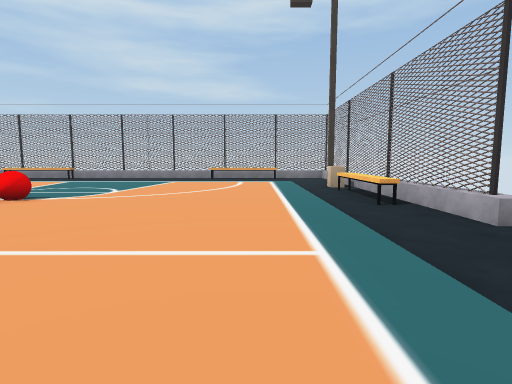
view 1 (above)

12 first-person views from a walk through a Unity game level. The camera is 1.3 m above the floor, tilts 6° down and sees 80° across. The floor is counted in squares, 2 m on a side. Each view is taken from the middle of a square. On the plan, view 1 faces up. The plan holds only what a view shows up to about 10 squares ahead; the rest is blank. The player is left out.

view 2
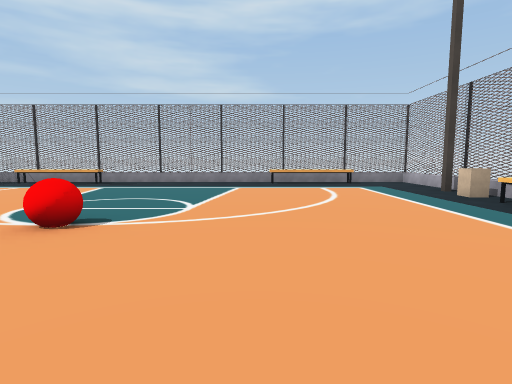

view 3
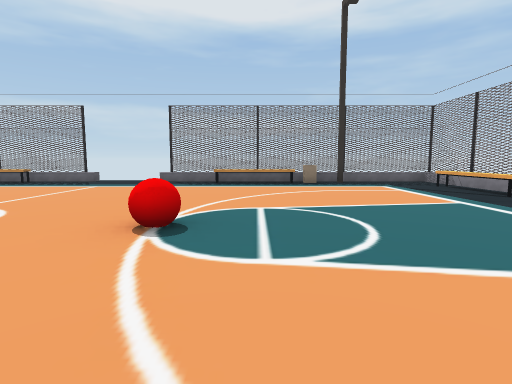

view 4
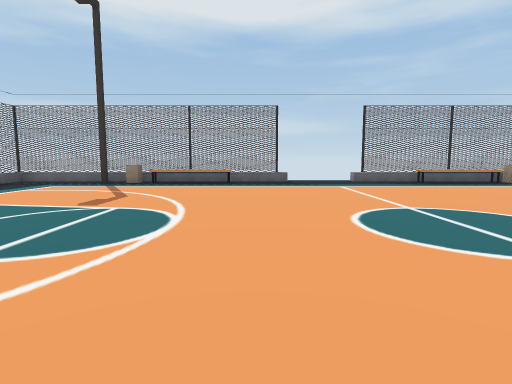

view 5
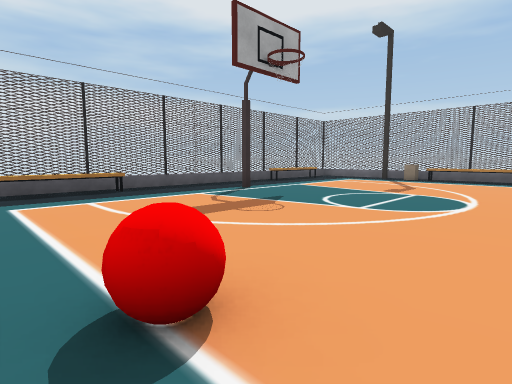

view 6
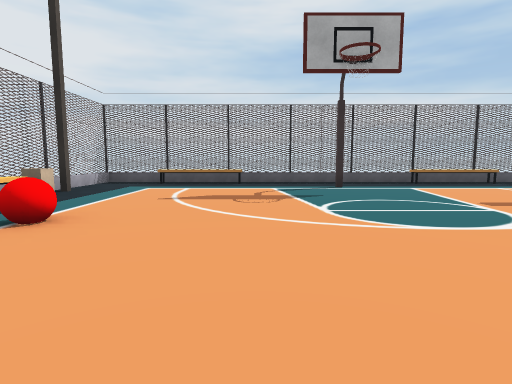

view 7
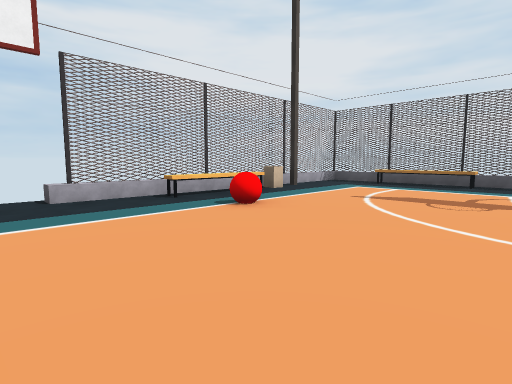

view 8
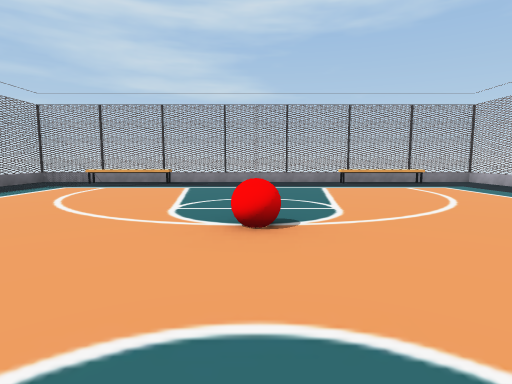

view 9
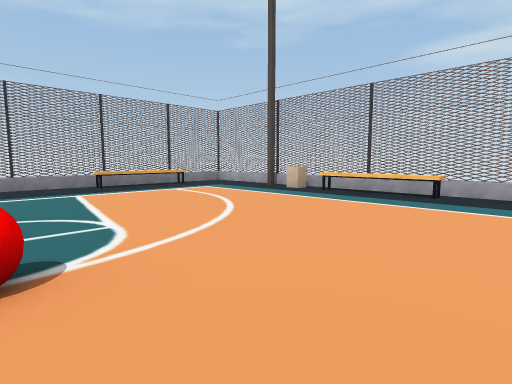

view 10
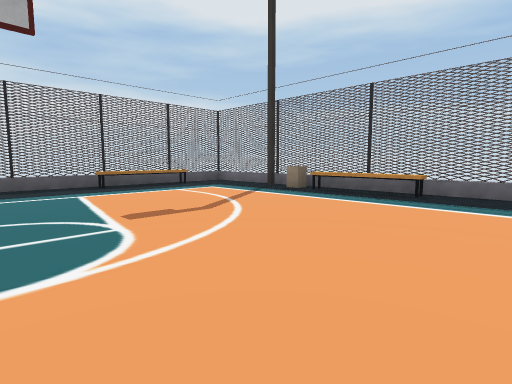

view 11
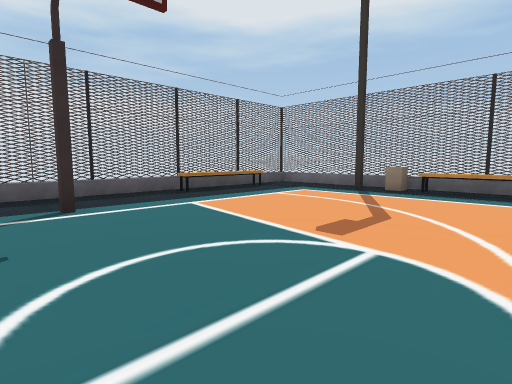

view 12
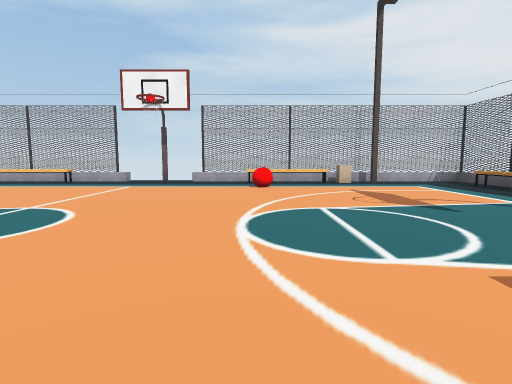

### Floor plan
Key: @ floor where view 1 was taken; # wall or solid block; x gap in a wall; . floor; = window, fence, low wall or low ledge; ^ raised ledge; O other object.
Columns run from 11 left of view 1 to 3 right of it. Each row starts with its distance up from view 1.
 12 ==x=========x==
 11 #..^^.....^^..#
 10 #.............#
  9 ##...........##
  8 #............=#
  7 #^............#
  6 #^...........=#
  5 #^.....O.....=#
  4 #.............#
  3  .............
  2  .............O
  1  .............
  0 #..........@..#
 -1 #^.........O.=#
 -2 #^...........=#
 -3 #^...........=#
 -4 #=...........=#
 -5 #......#......#
 -6 #.............#
 -7 #..^^.....^^..#
 -8 ==x=========x==

Where each view was taken, in squares from view 1:
view 1: 0 up, 0 right, facing up
view 2: 2 up, 2 left, facing up
view 3: 6 up, 1 left, facing left
view 4: 0 up, 1 left, facing left
view 5: 0 up, 1 right, facing down-left
view 6: 2 up, 2 left, facing down
view 7: 2 up, 3 left, facing down-right
view 8: 2 up, 4 left, facing up
view 9: 3 up, 4 left, facing up-right
view 10: 1 up, 4 left, facing down-left
view 11: 1 down, 3 left, facing down-left
view 12: 1 down, 7 left, facing right
